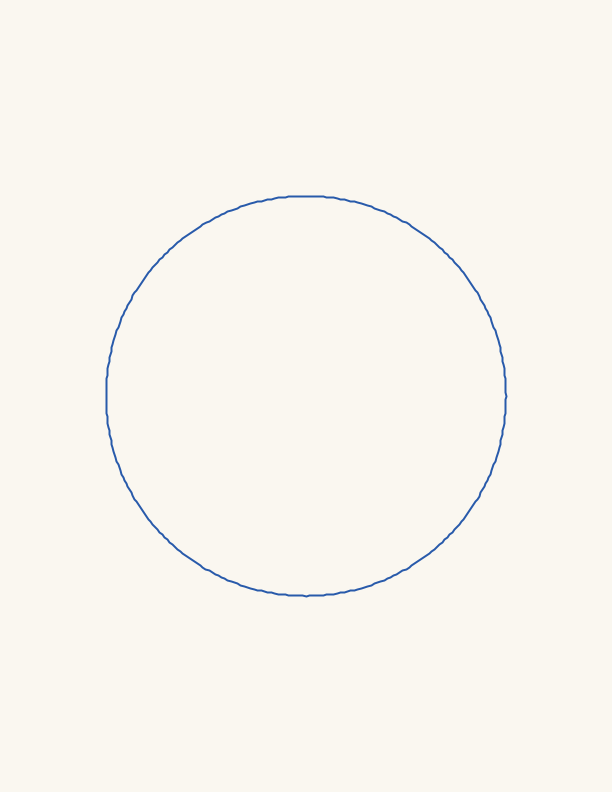
Frame 1 (no input)
Frame 2 (the mouse pressed at the canvas centre, redrawn once): identical to frame 1, image omitted

The Processing sketch that drew this single still picture (run headless with seeded random() and noise(); the mouse was pressed at the canvas centre and the sketch redrawn once):

// Processing sketch: Step01_ACircleOfLines
// ── Step01_ACircleOfLines.pde
/* ===========================================================
   STEP 1 — A CIRCLE OF LINES
   ===========================================================

   This step draws a circle as a path of 360 short straight
   lines, one for each degree.

   The file is in four parts:
     - the page:    its size
     - the shape:   the numbers you change to get a new shape
     - the look:    colors and line thickness
     - the drawing: settings(), setup() and draw()

   Type the code below, then press PLAY.

   You should get a blue circle outline on cream paper.

   THE EQUATIONS

   A point on a circle:

       x = centerX + r * cos(t)
       y = centerY + r * sin(t)

         r = radius of the circle
         t = the angle around the circle

   =========================================================== */

// ---------- THE PAGE ------------------------------------
int pageWidth = 612;     // 8.5 inches when printed
int pageHeight = 792;    // 11 inches when printed

// ---------- THE SHAPE -----------------------------------
float r = 200;   // radius of the circle

int numberOfSides = 360;

// ---------- THE LOOK ------------------------------------
color paperColor = color(250, 247, 240);
color lineColor = color(40, 90, 170);
float lineThickness = 2;

// ---------- WORKED OUT FROM THE NUMBERS ABOVE -----------
float centerX = pageWidth / 2;
float centerY = pageHeight / 2;

// ---------- THE DRAWING ---------------------------------
void settings() {
  size(pageWidth, pageHeight);
  pixelDensity(1);   // one pixel for every point on the page
}

void setup() {
  noLoop();   // draw once, then wait
}

void draw() {
  background(paperColor);
  noFill();
  stroke(lineColor);
  strokeWeight(lineThickness);

  beginShape();
  for (int pointNumber = 0; pointNumber < numberOfSides; pointNumber++) {
    float t = TWO_PI * pointNumber / numberOfSides;

    float x = centerX + r * cos(t);
    float y = centerY + r * sin(t);

    vertex(x, y);
  }
  endShape(CLOSE);
}

/* ===========================================================
   Notes:

   HOW THE FILE IS ARRANGED

   Everything you might want to change is at the top, outside
   any function. Those variables can be used anywhere in the
   file.

   The variables under WORKED OUT FROM THE NUMBERS ABOVE are
   calculated from the ones before them. Processing fills in
   these variables from top to bottom, so each one can only
   use the lines above it.

   settings(), setup() AND draw()

   settings() runs first. size() has to go here, because it
   uses the variables pageWidth and pageHeight instead of
   plain numbers.

   setup() runs next. noLoop() tells Processing to run draw()
   only once, since the picture doesn't move.

   draw() does the drawing.

   pageWidth AND pageHeight

   Processing has its own width and height, but they are not
   set until size() runs, which is too late for the variables
   at the top of the file.

   noFill();
       Draw shapes with no color inside, so only the outline
       shows.

   stroke(lineColor);
       The color of the lines.

   strokeWeight(lineThickness);
       How thick the lines are.

   beginShape(), vertex() AND endShape(CLOSE)

       beginShape() starts a path. Each vertex(x, y) adds a
       point, and a straight line joins it to the point
       before. endShape(CLOSE) finishes the path and joins
       the last point back to the first.

   TWO_PI

       Processing measures angles in radians, not degrees.
       A full turn is TWO_PI radians, which is 360 degrees.

       float t = TWO_PI * pointNumber / numberOfSides;

       This splits one full turn into numberOfSides equal
       steps. With 360 sides, each step is 1 degree.

   cos() AND sin()

       For any angle t, cos(t) says how far across and
       sin(t) says how far down a point on a circle of
       radius 1 is. Multiplying by r makes the circle
       bigger. Adding centerX and centerY moves it to the
       middle of the page.

   TRY THESE (change a line, press PLAY, see what's different):

     int numberOfSides = 6;      // a hexagon

     int numberOfSides = 3;      // a triangle

     int numberOfSides = 12;     // at what number does it stop
                                 // looking like a polygon and
                                 // start looking like a circle?

     // -------------------------------------------------
     // replace endShape(CLOSE); with this

     endShape();                 // with 6 sides, one side is
                                 // missing. The path is not
                                 // joined back to its start

     // -------------------------------------------------
     // replace the y line with this

     float y = centerY + r * sin(2 * t);
                                 // y now goes around twice for
                                 // every once that x does

   =========================================================== */
